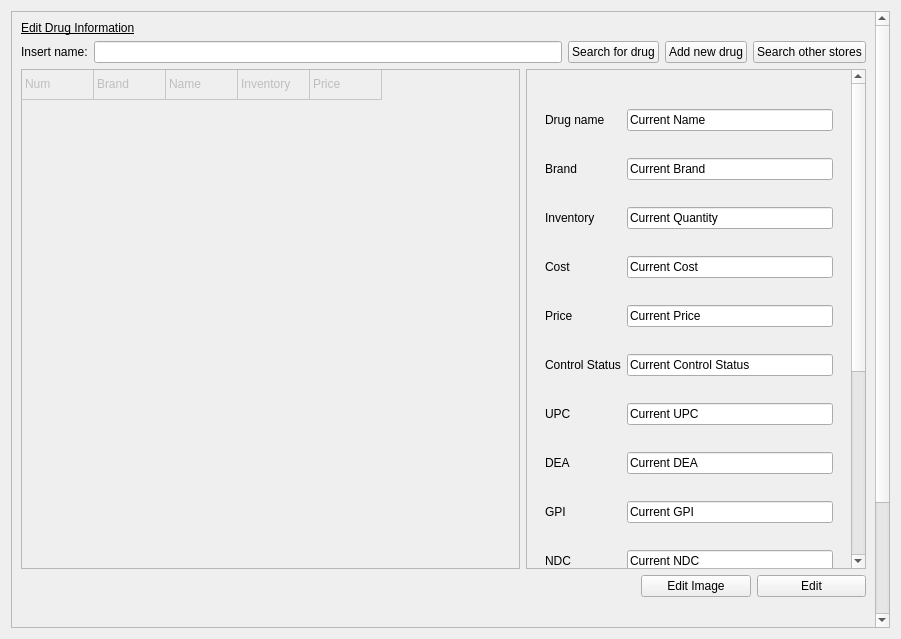
<?xml version="1.0" encoding="UTF-8"?>
<ui version="4.0">
 <class>Managementscreen</class>
 <widget class="QWidget" name="Managementscreen">
  <property name="geometry">
   <rect>
    <x>0</x>
    <y>0</y>
    <width>901</width>
    <height>639</height>
   </rect>
  </property>
  <property name="windowTitle">
   <string>Form</string>
  </property>
  <layout class="QGridLayout" name="gridLayout">
   <item row="0" column="0">
    <widget class="QScrollArea" name="scrollArea">
     <property name="minimumSize">
      <size>
       <width>0</width>
       <height>501</height>
      </size>
     </property>
     <property name="widgetResizable">
      <bool>true</bool>
     </property>
     <widget class="QWidget" name="scrollAreaWidgetContents">
      <property name="geometry">
       <rect>
        <x>0</x>
        <y>-206</y>
        <width>856</width>
        <height>821</height>
       </rect>
      </property>
      <layout class="QGridLayout" name="gridLayout_4">
       <item row="2" column="1" colspan="3">
        <widget class="QScrollArea" name="scrollArea_2">
         <property name="sizePolicy">
          <sizepolicy hsizetype="Expanding" vsizetype="Expanding">
           <horstretch>0</horstretch>
           <verstretch>0</verstretch>
          </sizepolicy>
         </property>
         <property name="minimumSize">
          <size>
           <width>340</width>
           <height>500</height>
          </size>
         </property>
         <property name="maximumSize">
          <size>
           <width>16777215</width>
           <height>500</height>
          </size>
         </property>
         <property name="widgetResizable">
          <bool>true</bool>
         </property>
         <widget class="QWidget" name="scrollAreaWidgetContents_5">
          <property name="geometry">
           <rect>
            <x>0</x>
            <y>0</y>
            <width>320</width>
            <height>822</height>
           </rect>
          </property>
          <layout class="QVBoxLayout" name="verticalLayout">
           <item>
            <widget class="QFrame" name="frame">
             <property name="enabled">
              <bool>true</bool>
             </property>
             <property name="minimumSize">
              <size>
               <width>298</width>
               <height>529</height>
              </size>
             </property>
             <layout class="QGridLayout" name="gridLayout_8">
              <item row="10" column="0">
               <widget class="QLabel" name="ndclabel">
                <property name="text">
                 <string>NDC</string>
                </property>
               </widget>
              </item>
              <item row="3" column="0">
               <widget class="QLabel" name="invlabel">
                <property name="text">
                 <string>Inventory</string>
                </property>
               </widget>
              </item>
              <item row="7" column="0">
               <widget class="QLabel" name="upclabel">
                <property name="text">
                 <string>UPC</string>
                </property>
               </widget>
              </item>
              <item row="6" column="0">
               <widget class="QLabel" name="controllabel">
                <property name="text">
                 <string>Control Status</string>
                </property>
               </widget>
              </item>
              <item row="2" column="1">
               <widget class="QLineEdit" name="brands">
                <property name="text">
                 <string>Current Brand</string>
                </property>
               </widget>
              </item>
              <item row="5" column="1">
               <widget class="QLineEdit" name="prices">
                <property name="text">
                 <string>Current Price</string>
                </property>
               </widget>
              </item>
              <item row="8" column="0">
               <widget class="QLabel" name="dealabel">
                <property name="text">
                 <string>DEA</string>
                </property>
               </widget>
              </item>
              <item row="0" column="0">
               <widget class="QLabel" name="dragnamelabel">
                <property name="text">
                 <string>Drug name</string>
                </property>
               </widget>
              </item>
              <item row="0" column="1">
               <widget class="QLineEdit" name="drugnames">
                <property name="text">
                 <string>Current Name</string>
                </property>
               </widget>
              </item>
              <item row="5" column="0">
               <widget class="QLabel" name="pricelabel">
                <property name="text">
                 <string>Price</string>
                </property>
               </widget>
              </item>
              <item row="10" column="1">
               <widget class="QLineEdit" name="NDCs">
                <property name="text">
                 <string>Current NDC</string>
                </property>
               </widget>
              </item>
              <item row="2" column="0">
               <widget class="QLabel" name="brandnamelabel">
                <property name="text">
                 <string>Brand</string>
                </property>
               </widget>
              </item>
              <item row="4" column="0">
               <widget class="QLabel" name="costlabel">
                <property name="text">
                 <string>Cost</string>
                </property>
               </widget>
              </item>
              <item row="7" column="1">
               <widget class="QLineEdit" name="UPCs">
                <property name="text">
                 <string>Current UPC</string>
                </property>
               </widget>
              </item>
              <item row="4" column="1">
               <widget class="QLineEdit" name="cost">
                <property name="text">
                 <string>Current Cost</string>
                </property>
               </widget>
              </item>
              <item row="6" column="1">
               <widget class="QLineEdit" name="controls">
                <property name="text">
                 <string>Current Control Status</string>
                </property>
               </widget>
              </item>
              <item row="9" column="0">
               <widget class="QLabel" name="gpilabel">
                <property name="text">
                 <string>GPI</string>
                </property>
               </widget>
              </item>
              <item row="9" column="1">
               <widget class="QLineEdit" name="GPIs">
                <property name="text">
                 <string>Current GPI</string>
                </property>
               </widget>
              </item>
              <item row="8" column="1">
               <widget class="QLineEdit" name="DEAs">
                <property name="text">
                 <string>Current DEA</string>
                </property>
               </widget>
              </item>
              <item row="3" column="1">
               <widget class="QLineEdit" name="quantity">
                <property name="text">
                 <string>Current Quantity</string>
                </property>
               </widget>
              </item>
             </layout>
             <zorder>quantity</zorder>
             <zorder>dealabel</zorder>
             <zorder>ndclabel</zorder>
             <zorder>brandnamelabel</zorder>
             <zorder>gpilabel</zorder>
             <zorder>prices</zorder>
             <zorder>costlabel</zorder>
             <zorder>upclabel</zorder>
             <zorder>dragnamelabel</zorder>
             <zorder>controllabel</zorder>
             <zorder>invlabel</zorder>
             <zorder>pricelabel</zorder>
             <zorder>drugnames</zorder>
             <zorder>brands</zorder>
             <zorder>cost</zorder>
             <zorder>controls</zorder>
             <zorder>UPCs</zorder>
             <zorder>DEAs</zorder>
             <zorder>GPIs</zorder>
             <zorder>NDCs</zorder>
            </widget>
           </item>
           <item>
            <widget class="QLabel" name="imagelabel">
             <property name="text">
              <string>Image</string>
             </property>
            </widget>
           </item>
           <item>
            <widget class="QGraphicsView" name="Image">
             <property name="minimumSize">
              <size>
               <width>0</width>
               <height>241</height>
              </size>
             </property>
            </widget>
           </item>
          </layout>
         </widget>
        </widget>
       </item>
       <item row="1" column="0" colspan="4">
        <layout class="QGridLayout" name="gridLayout_2">
         <item row="0" column="0" colspan="2">
          <widget class="QLabel" name="editdruginfohead">
           <property name="font">
            <font>
             <pointsize>9</pointsize>
             <underline>true</underline>
            </font>
           </property>
           <property name="text">
            <string>Edit Drug Information</string>
           </property>
          </widget>
         </item>
         <item row="1" column="4">
          <widget class="QPushButton" name="storesearch">
           <property name="text">
            <string>Search other stores</string>
           </property>
           <property name="shortcut">
            <string>Return</string>
           </property>
          </widget>
         </item>
         <item row="1" column="0">
          <widget class="QLabel" name="insertnamehead">
           <property name="text">
            <string>Insert name:</string>
           </property>
          </widget>
         </item>
         <item row="1" column="2">
          <widget class="QPushButton" name="changedruginfoclick">
           <property name="text">
            <string>Search for drug</string>
           </property>
          </widget>
         </item>
         <item row="1" column="3">
          <widget class="QPushButton" name="addnewdrugclicked">
           <property name="text">
            <string>Add new drug</string>
           </property>
          </widget>
         </item>
         <item row="1" column="1">
          <widget class="QLineEdit" name="editdrug"/>
         </item>
        </layout>
       </item>
       <item row="3" column="2">
        <widget class="QPushButton" name="editimage">
         <property name="text">
          <string>Edit Image</string>
         </property>
        </widget>
       </item>
       <item row="6" column="0">
        <widget class="QLabel" name="reportslabel">
         <property name="font">
          <font>
           <pointsize>9</pointsize>
           <underline>true</underline>
          </font>
         </property>
         <property name="text">
          <string>Reports</string>
         </property>
        </widget>
       </item>
       <item row="2" column="0">
        <widget class="QTableWidget" name="tableWidget">
         <property name="enabled">
          <bool>false</bool>
         </property>
         <property name="minimumSize">
          <size>
           <width>341</width>
           <height>500</height>
          </size>
         </property>
         <property name="maximumSize">
          <size>
           <width>16777215</width>
           <height>500</height>
          </size>
         </property>
         <property name="rowCount">
          <number>1</number>
         </property>
         <property name="columnCount">
          <number>5</number>
         </property>
         <attribute name="horizontalHeaderVisible">
          <bool>false</bool>
         </attribute>
         <attribute name="horizontalHeaderDefaultSectionSize">
          <number>72</number>
         </attribute>
         <attribute name="horizontalHeaderHighlightSections">
          <bool>true</bool>
         </attribute>
         <attribute name="verticalHeaderVisible">
          <bool>false</bool>
         </attribute>
         <row/>
         <column/>
         <column/>
         <column/>
         <column/>
         <column/>
         <item row="0" column="0">
          <property name="text">
           <string>Num</string>
          </property>
         </item>
         <item row="0" column="1">
          <property name="text">
           <string>Brand</string>
          </property>
         </item>
         <item row="0" column="2">
          <property name="text">
           <string>Name</string>
          </property>
         </item>
         <item row="0" column="3">
          <property name="text">
           <string>Inventory</string>
          </property>
         </item>
         <item row="0" column="4">
          <property name="text">
           <string>Price</string>
          </property>
         </item>
        </widget>
       </item>
       <item row="7" column="0">
        <widget class="QPushButton" name="generatereports">
         <property name="text">
          <string>Generate Reports</string>
         </property>
        </widget>
       </item>
       <item row="4" column="0" colspan="4">
        <spacer name="horizontalSpacer_5">
         <property name="orientation">
          <enum>Qt::Horizontal</enum>
         </property>
         <property name="sizeHint" stdset="0">
          <size>
           <width>528</width>
           <height>48</height>
          </size>
         </property>
        </spacer>
       </item>
       <item row="3" column="3">
        <widget class="QPushButton" name="editdrug_2">
         <property name="text">
          <string>Edit</string>
         </property>
        </widget>
       </item>
       <item row="9" column="0">
        <widget class="QLabel" name="label">
         <property name="font">
          <font>
           <pointsize>9</pointsize>
           <underline>true</underline>
          </font>
         </property>
         <property name="text">
          <string>Settings</string>
         </property>
        </widget>
       </item>
       <item row="10" column="0">
        <widget class="QPushButton" name="updatesettigns">
         <property name="text">
          <string>Update Settings</string>
         </property>
        </widget>
       </item>
       <item row="8" column="0">
        <spacer name="horizontalSpacer">
         <property name="orientation">
          <enum>Qt::Horizontal</enum>
         </property>
         <property name="sizeHint" stdset="0">
          <size>
           <width>40</width>
           <height>20</height>
          </size>
         </property>
        </spacer>
       </item>
      </layout>
     </widget>
    </widget>
   </item>
  </layout>
 </widget>
 <resources/>
 <connections/>
</ui>
